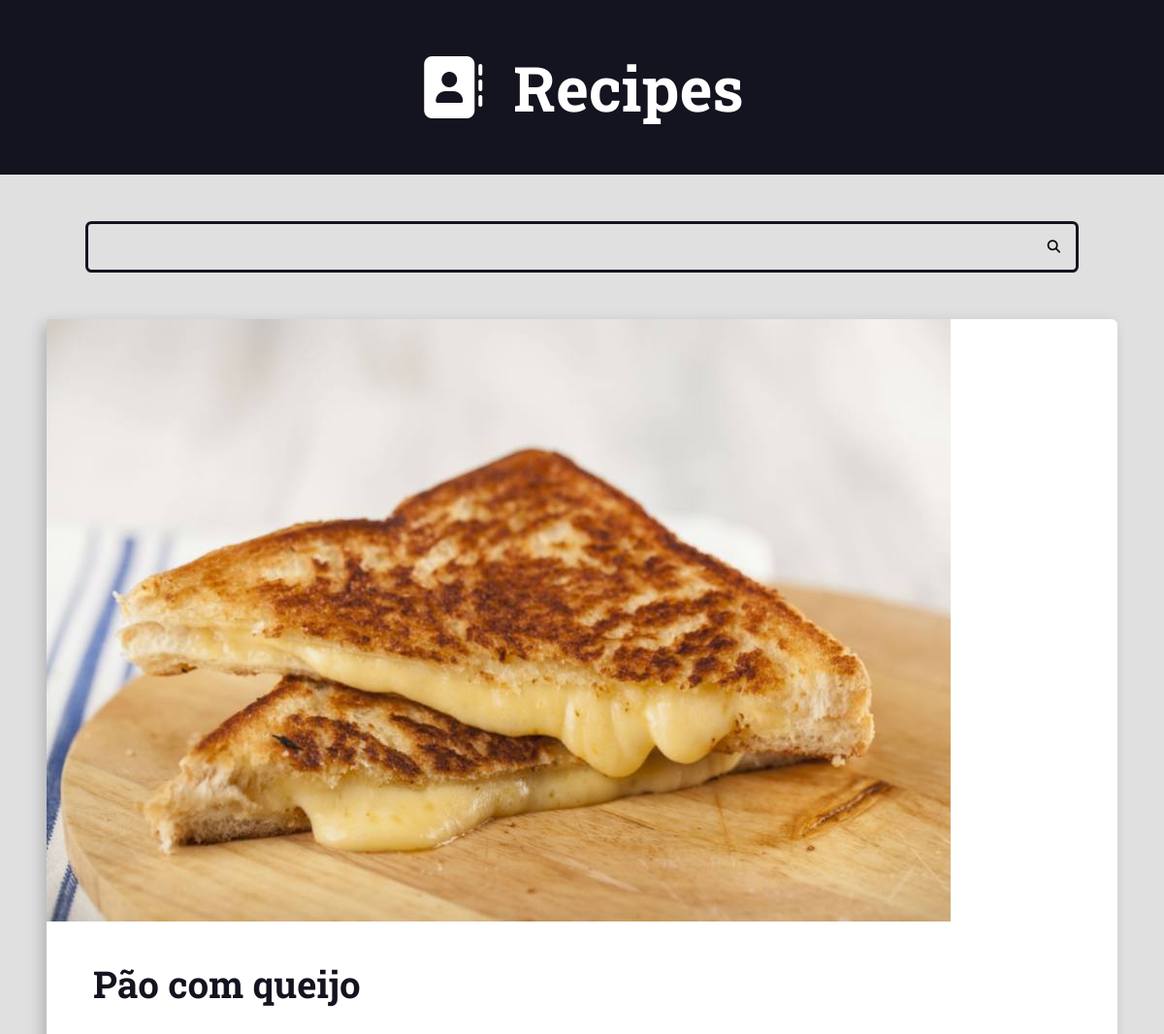
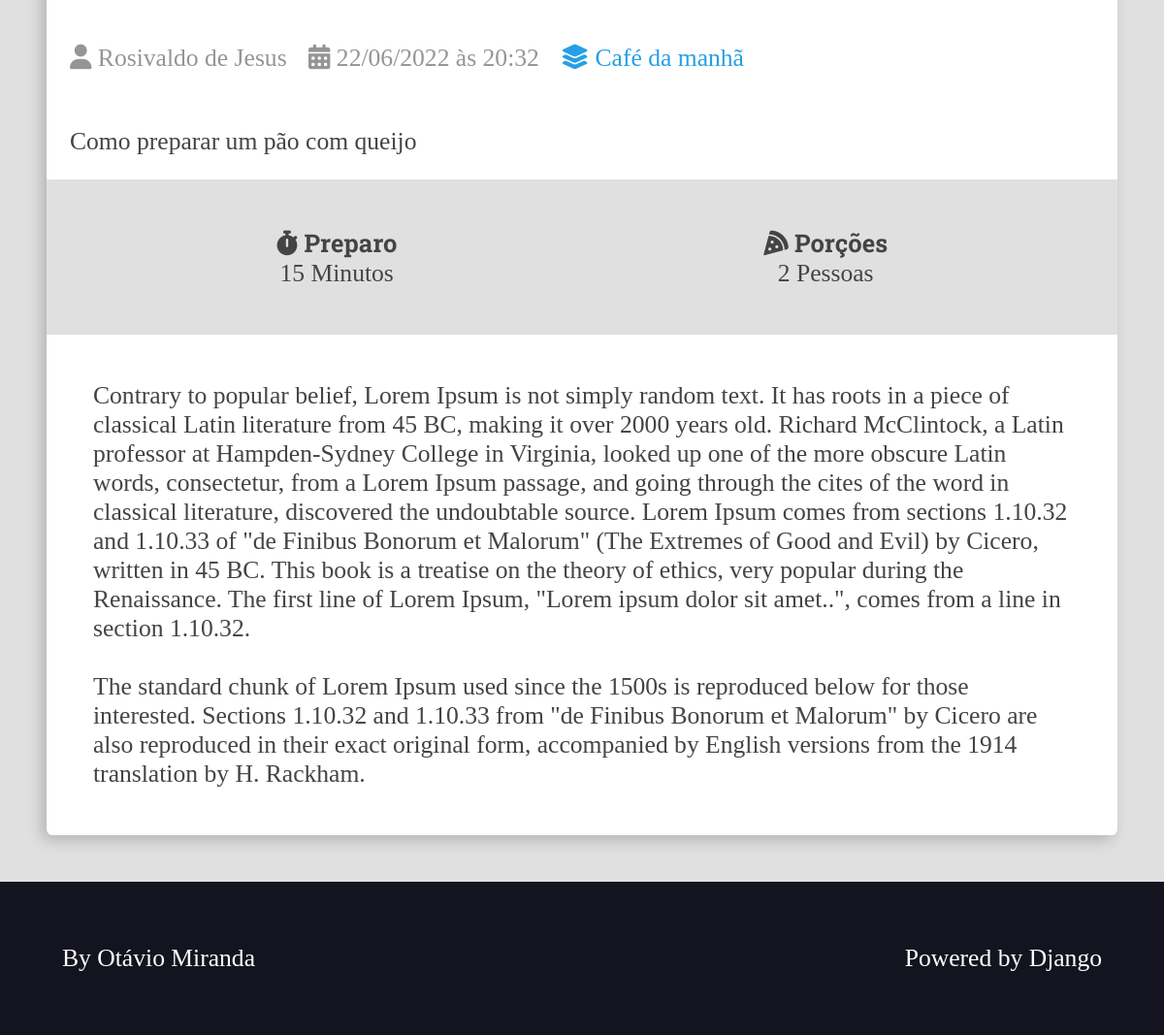
The page /recipes/2/ on the database its author committed (2 pictures, top to bottom).
### recipes/models.py (models this page shows, shortened)
class Recipe(models.Model):
    title = models.CharField(max_length=65)
    description = models.CharField(max_length=165)
    slug = models.SlugField()
    preparation_time = models.IntegerField()
    preparation_time_unit = models.CharField(max_length=65)
    servings = models.IntegerField()
    servings_unit = models.CharField(max_length=65)
    preparation_steps = models.TextField()
    preparation_steps_is_html = models.BooleanField(default=False)
    created_at = models.DateTimeField(auto_now_add=True)
    updated_at = models.DateTimeField(auto_now=True)
    is_published = models.BooleanField(default=False)
    cover = models.ImageField(upload_to='recipes/covers/%Y/%m/%d/', blank=True, default='')
    category = models.ForeignKey(
        Category, on_delete=models.SET_NULL, null=True, blank=True, default=None
    )
    author = models.ForeignKey(
        User, on_delete=models.SET_NULL, null=True
    )

class Category(models.Model):
    name = models.CharField(max_length=65)

### recipes/views.py (the view)
# urls.py: path('recipes/<int:id>/', views.recipe, name='recipe'),
def recipe(request, id):
    recipe = get_object_or_404(Recipe, pk=id, is_published=True,)
    return render(request, 'recipes/pages/recipe-view.html', context={
        'recipe': recipe,
        'is_detail_page': True,
    })

### recipes/templates/recipes/pages/recipe-view.html
{% extends 'global/base.html' %}
{% block content %}
    <div class="main-content main-content-detail container">
        {% include "recipes/partials/recipe.html" %}
    </div>
{% endblock content %}

### recipes/templates/recipes/partials/recipe.html (shortened to what this page needs)
<div class="recipe recipe-list-item">
    {% if recipe.cover %}
        <div class="recipe-cover">
            <a href="{% url 'recipes:recipe' recipe.id %}">
                <img src="{{ recipe.cover.url }}" alt="temporario">
            </a>
        </div>
    {% endif %}
    <div class="recipe-title-container">
        <a href="{% url 'recipes:recipe' recipe.id %}">
            <h2 class="recipe-title">{{ recipe.title }}</h2>
        </a>
    </div>
    <div class="recipe-author">
        {% if recipe.author is not None %}
            <span class="recipe-author-item">
                <i class="fas fa-user"></i>
                {{ recipe.author.first_name }} {{ recipe.author.last_name }}
            </span>
        {% else %}
            Desconhecido
        {% endif %}
        <span class="recipe-author-item">
            <i class="fas fa-calendar-alt"></i>
            {{ recipe.created_at|date:"d/m/Y" }} às {{ recipe.created_at|date:"H:i" }}
        </span>
        {% if recipe.category is not None %}
            <span class="recipe-author-item">
                <a href="{% url 'recipes:category' recipe.category.id %}">
                    <i class="fas fa-layer-group"></i>
                    <span>{{ recipe.category.name }}</span>
                </a>
            </span>
        {% endif %}
    </div>
    <div class="recipe-content">
        <p>
            {{ recipe.description }}
        </p>
    </div>
    <div class="recipe-meta-container">
        <div class="recipe-meta recipe-preparation">
            <h3 class="recipe-meta-title"><i class="fas fa-stopwatch"></i> Preparo</h3>
            <div class="recipe-meta-text">
                {{ recipe.preparation_time }} {{ recipe.preparation_time_unit }}
            </div>
        </div>
        <div class="recipe-meta recipe-servings">
            <h3 class="recipe-meta-title"><i class="fas fa-pizza-slice"></i> Porções</h3>
            <div class="recipe-meta-text">
                {{ recipe.servings }} {{ recipe.servings_unit }}
            </div>
        </div>
    </div>
    {% if is_detail_page is True %}
        <div class="preparations-steps">
            {{ recipe.preparation_steps|linebreaksbr }}
        </div>
    {% endif %}
</div>

### recipes/static/recipes/css/styles.css (style rules this page uses)
:root { --color-primary: #269fe6; --color-primary-hover: #2086c2; --color-primary-dark: #13141f; --color-primary-dark-hover: #212336; --color-primary-light: #d4ecfa; --color-primary-light-hover: #bdd8e7; --color-white: #fff; --color-black: #000; --color-dark-text: #444; --color-info-light: #cce5ff; --color-debug-light: #cce5ff; --color-success-light: #d4edda; --color-alert-light: #fff3cd; --color-warning-light: #fff3cd; --color-error-light: #f8d7da; --color-info-dark: #4d86c4; --color-debug-dark: #4d86c4; --color-success-dark: #4a9c5d; --color-alert-dark: #927f40; --color-warning-dark: #927f40; --color-error-dark: #da525d; --color-gray-0: #f9f9f9; --color-gray-1: #e0e0e0; --color-gray-2: #c7c7c7; --color-gray-3: #aeaeae; --color-gray-4: #959595; --color-gray-5: #7d7d7d; --color-gray-6: #646464; --color-gray-7: #4b4b4b; --color-gray-8: #323232; --color-gray-9: #191919; --font-primary: sans-serif; --font-headings: 'Roboto Slab', serif; --spacing-gutter-medium: 3rem; --spacing-gutter-large: 4rem; }
* { padding: 0; margin: 0; box-sizing: border-box; }
html { font-size: 62.5; }
body { font-size: 1.6rem; background: var(--color-gray-1); background: var(--color-gray-1); color: var(--color-dark-text); }
h1,h2,h3,h4,h5,h6 { font-family: var(--font-headings); }
.container { max-width: 144rem; margin: 0 auto; padding: var(--spacing-gutter-medium); }
.main-content { padding-top: 0; }
.recipe { background: var(--color-white); box-shadow: -5px 5px 15px rgba(0, 0, 0, .2); transform: scale(1); transition: all 300ms ease-in-out; border-radius: .4rem; }
.recipe img { max-width: 100%; }
.recipe-list-item { max-width: 64rem; height: fit-content; }
.recipe-title-container { padding: var(--spacing-gutter-medium); padding-top: 2rem; }
.recipe-title-container a { text-decoration: none; color: var(--color-primary-dark); }
.recipe-author { padding: calc(var(--spacing-gutter-medium) / 2); }
.recipe-content { padding: calc(var(--spacing-gutter-medium) / 2); padding-top: 2rem; }
.recipe-author-item { color: var(--color-gray-4); margin-right: 1rem; }
.recipe-author-item a { color: var(--color-primary); transition: all 300ms ease-in-out; text-decoration: none; }
.recipe-meta-container { display: flex; flex-flow: row wrap; padding: var(--spacing-gutter-medium); background: var(--color-gray-1); }
.recipe-meta { display: flex; flex-flow: column nowrap; flex-shrink: 1; flex-grow: 1; text-align: center; }
.recipe-meta-title { font-size: 1.6rem; }
.main-content-detail .recipe-list-item { max-width: 84rem; margin: 0 auto; }
.preparations-steps { padding: var(--spacing-gutter-medium) ; }

### rows shown on the page
Recipe: cover (picture), title "Pão com queijo", author.first_name "Rosivaldo", author.last_name "de Jesus", created_at "22/06/2022", created_at "20:32", category.name "Café da manhã", description "Como preparar um pão com queijo", preparation_time "15", preparation_time_unit "Minutos", servings "2", servings_unit "Pessoas", preparation_steps "Contrary to popular belief, Lorem Ipsum is not simply random text. It has roots in a piece of classical Latin literature from 45 BC, making it over 2000 years old. Richard McClintock, a Latin professor at Hampden-Sydney College in Virginia, looked up one of the more obscure Latin words, consectetur, from a Lorem Ipsum passage, and going through the cites of the word in classical literature, discovered the undoubtable source. Lorem Ipsum comes from sections 1.10.32 and 1.10.33 of \"de Finibus Bonorum et Malorum\" (The Extremes of Good and Evil) by Cicero, written in 45 BC. This book is a treatise on the theory of ethics, very popular during the Renaissance. The first line of Lorem Ipsum,…"
